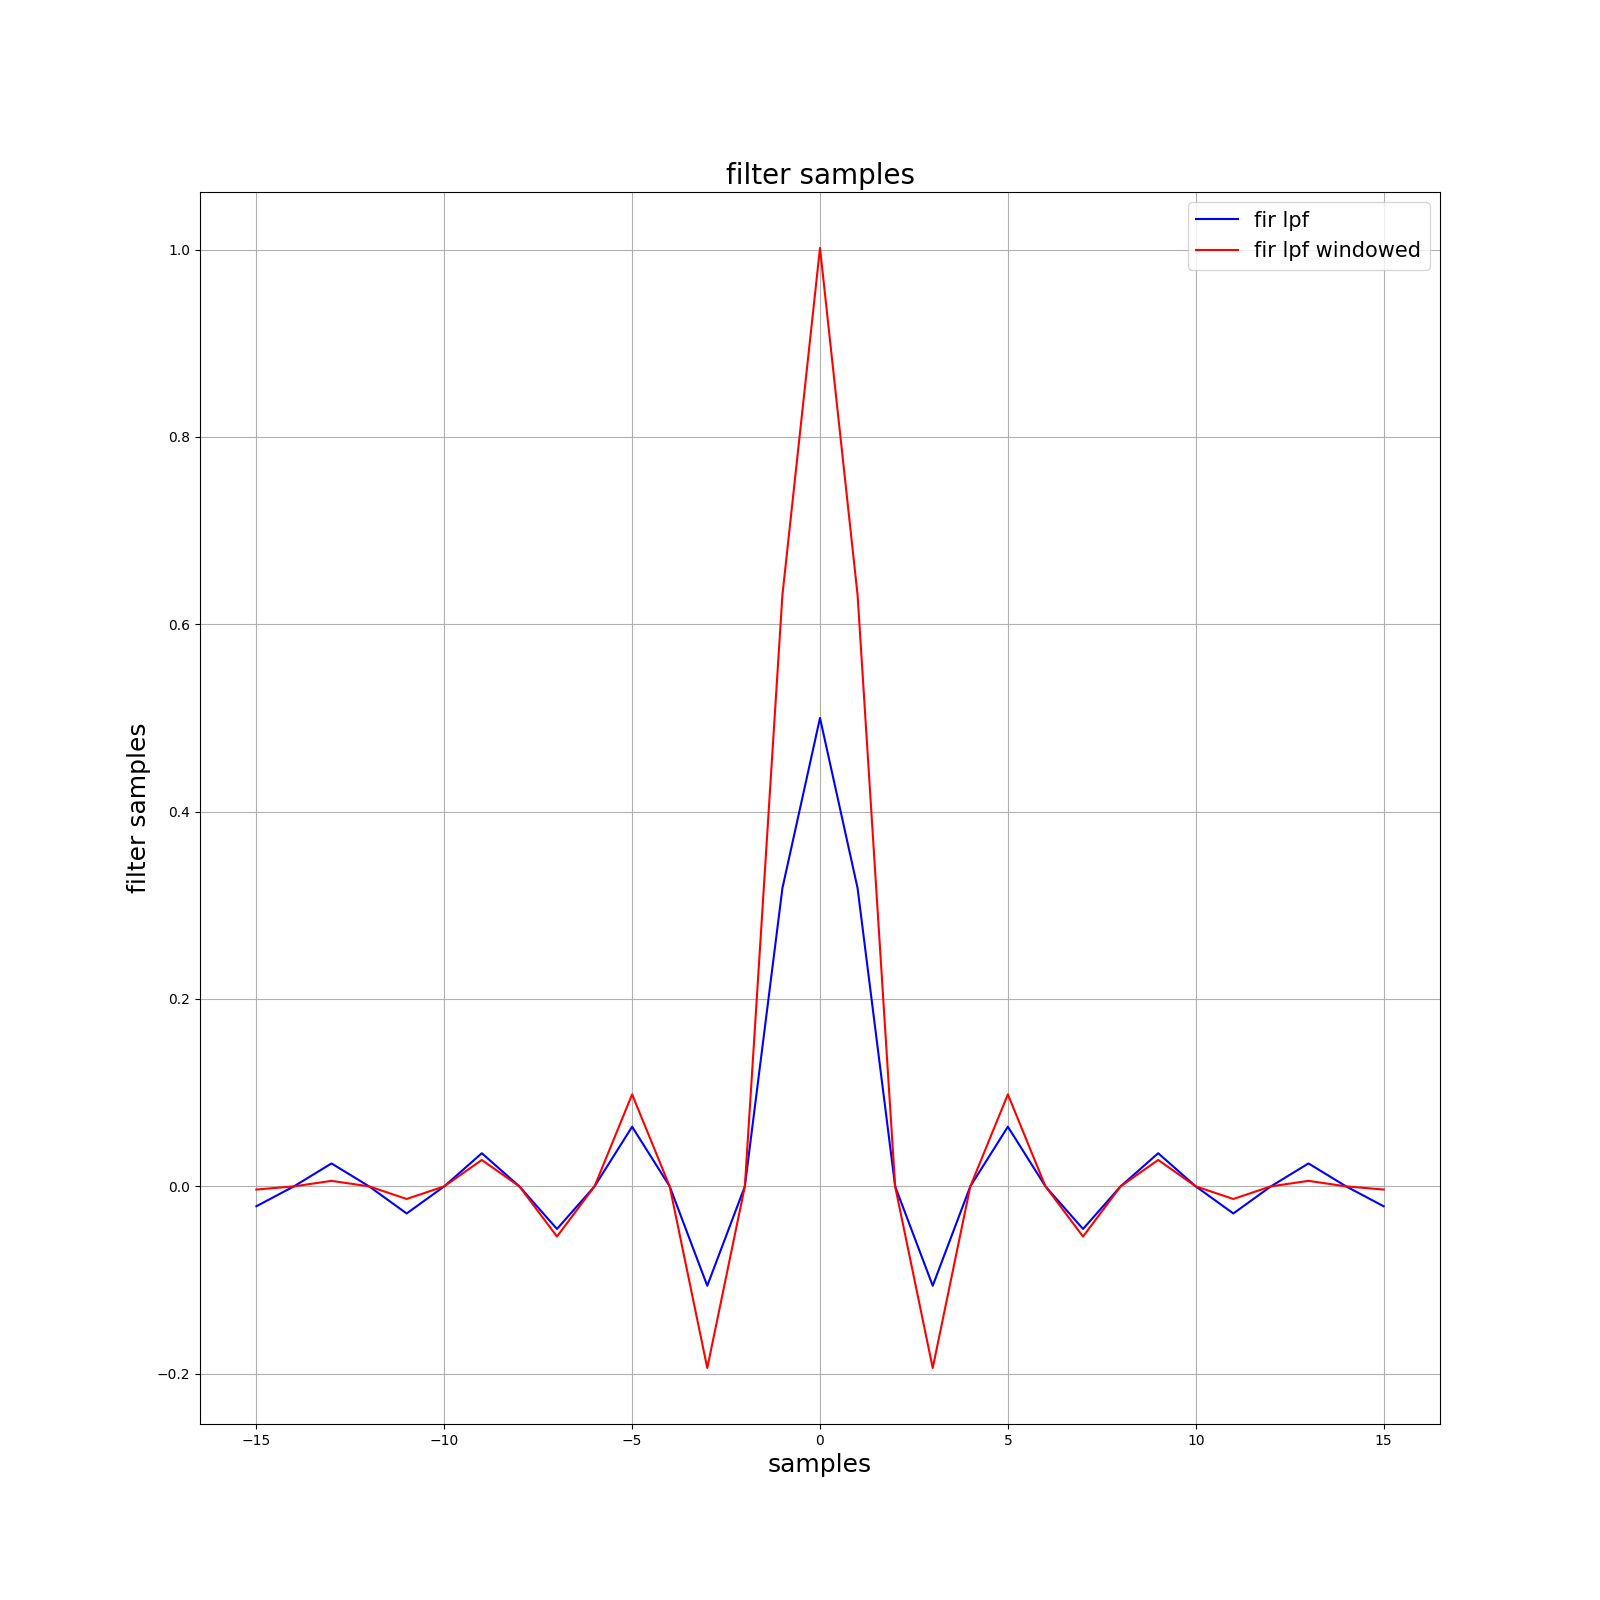

Reproduce this figure in Python.
import csv
import subprocess
import matplotlib.pyplot as plt

if __name__ == "__main__":
    subprocess.run(["./dsp.exe"], check=True)

    fig = plt.figure(figsize=(16, 16))
    ax = fig.add_subplot(111)

    df = {
        "fir_lpf_samples" : []
        , "fir_lpf_windowed_samples" : []
        , "samples": []
    }

    with open(f"filter_samples.csv", 'r') as file:
        reader = csv.DictReader(file)
        for row in reader:
            for key in df.keys():
                df[key].append(float(row[key]))

    ax.plot(df["samples"], df["fir_lpf_samples"], color="blue", label="fir lpf")
    ax.plot(df["samples"], df["fir_lpf_windowed_samples"], color="red", label="fir lpf windowed")

    ax.set_title(f"filter samples", fontsize=20)
    ax.set_xlabel("samples", fontsize=18)
    ax.set_ylabel("filter samples", fontsize=18)
    ax.legend(fontsize=15)
    ax.grid()

    fig.savefig("filter.png")
